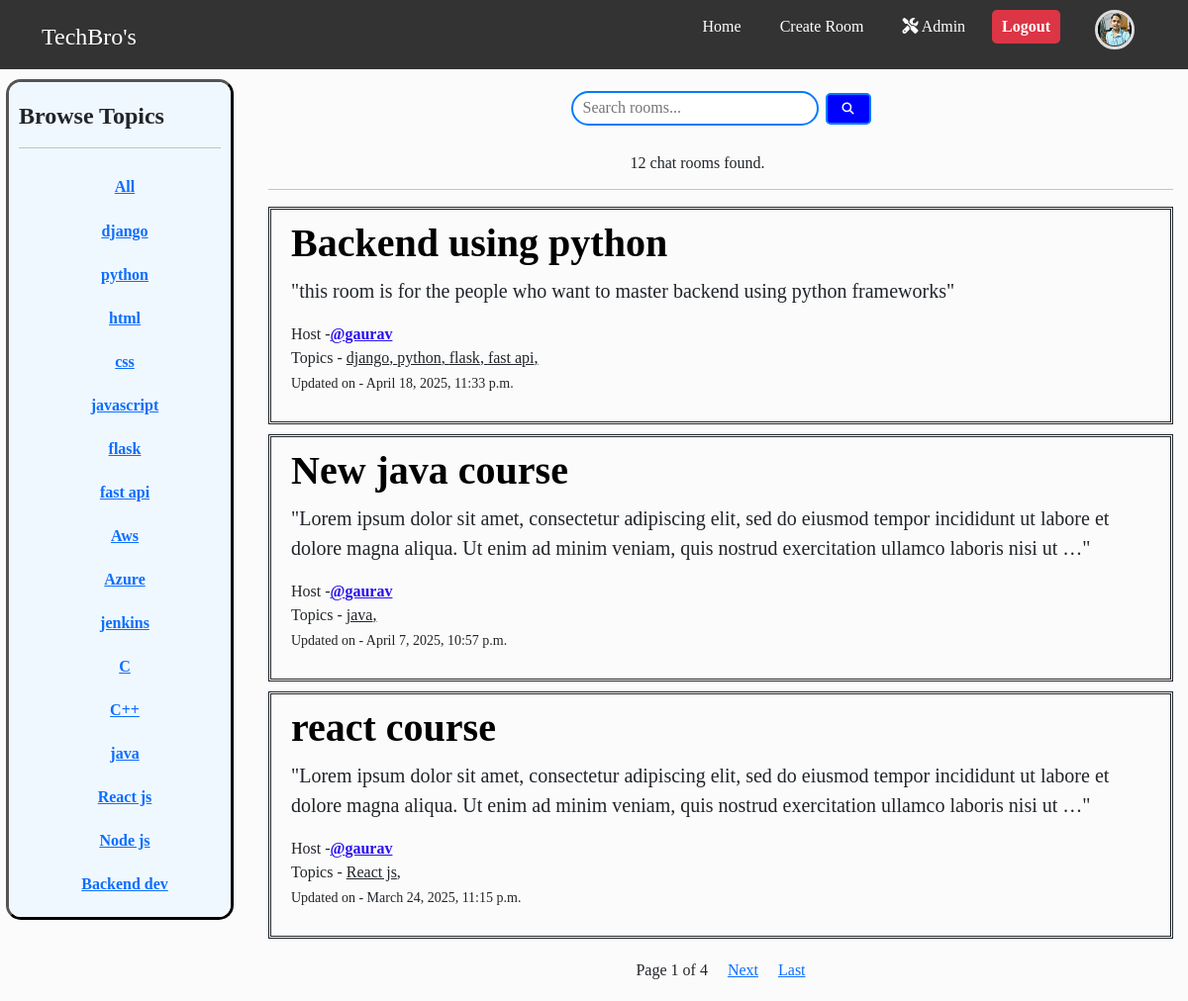
Before: / (signed in) with the older database file.
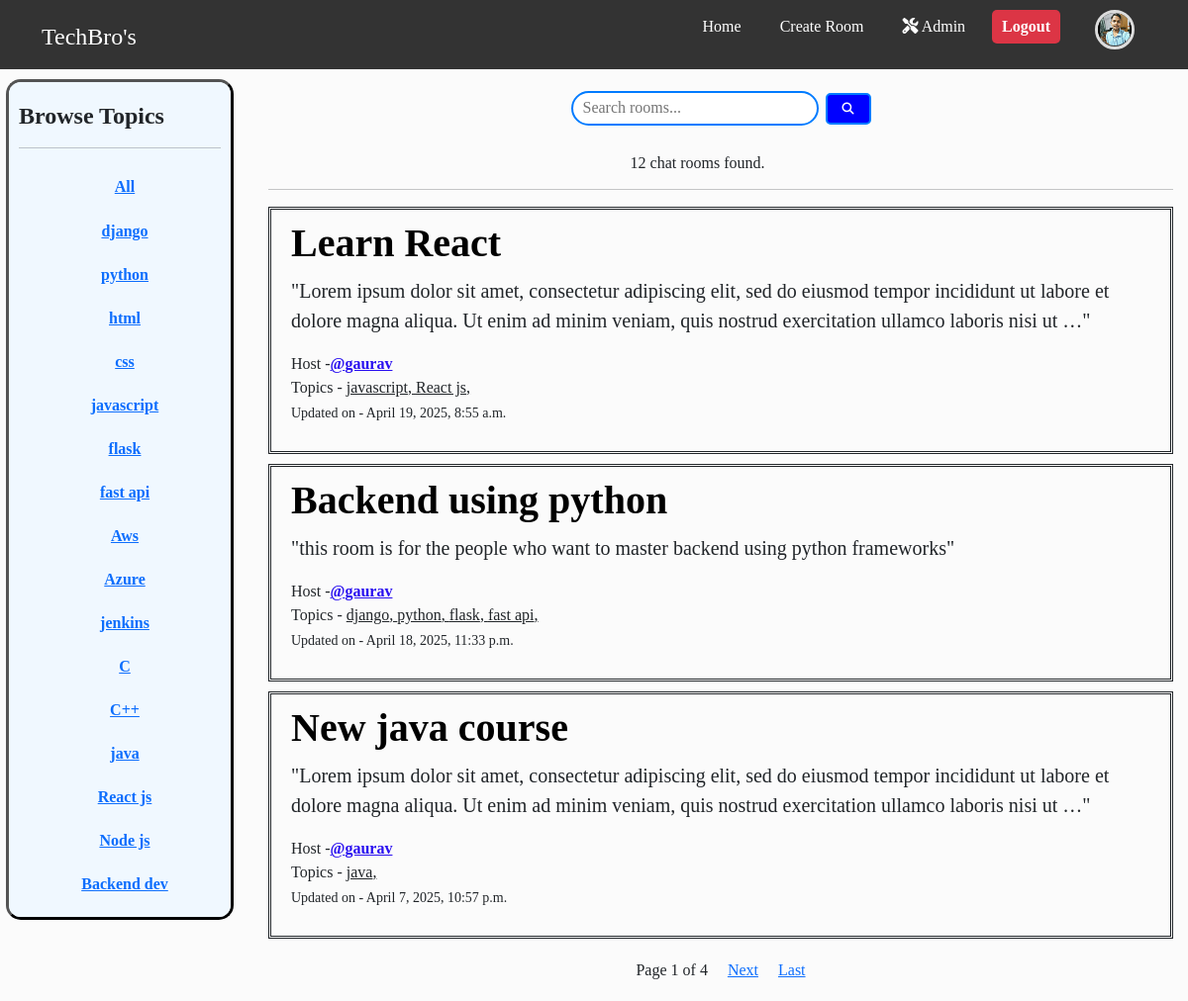
After: the same page with the newer database file.
### main/models.py (models this page shows, shortened)
class Topic(models.Model):
    name = models.CharField(max_length=200)
    def __str__(self):
        return self.name

class Room(models.Model):
    topics = models.ManyToManyField(Topic,related_name="rooms")
    host = models.ForeignKey(User,on_delete=models.SET_NULL,null=True)
    name = models.CharField(max_length=200,)
    description = models.TextField(null=True, blank=True)
    participants = models.ManyToManyField(User,related_name='joined_rooms',through='Membership')
    updated = models.DateTimeField(auto_now=True)
    created = models.DateTimeField(auto_now_add=True)
    class Meta():
        ordering = ['-updated','-created']

### main/views.py (the view)
# urls.py: 2. Add a URL to urlpatterns:  path('', views.home, name='home')
def home(request):
    q = request.GET.get('q') if request.GET.get('q') != None else ""
    rooms = Room.objects.prefetch_related('topics').filter(Q(topics__name__icontains=q) | Q(name__icontains =q ) | Q(description__icontains = q)).distinct()
    room_count = rooms.count()
    topics = Topic.objects.all()
    chat_messages = Message.objects.all().order_by('-updated','-created')
    page = request.GET.get('page',1)
    paginator = Paginator(rooms,3)
    try:
        rooms = paginator.page(page)
    except:
        rooms = paginator.page(1)
    context = {'rooms':rooms,'topics':topics,'room_count':room_count,'chat_messages':chat_messages ,'q':q}
    return render(request , 'home.html',context)

### templates/home.html (shortened to what this page needs)
{% extends "base.html" %}
{% block content %}
<div class="home-container">
    <aside class = 'left-sidebar'>
        {% include "topics_component.html" %}
    </aside>
    <main class ="main-feed">
        <div class="center-container">
            <form action={% url "home" %} method="GET"  >
                <input class="search-box" type="search" name="q" placeholder="Search rooms..." aria-label="Search">
                <button class="search-button" type="submit"><i class="fa-solid fa-magnifying-glass"></i></button>
            </form>
        </div>
        <h6 class="search-result">{{room_count}} chat rooms found.</h6>
        {% include "main_feed_component.html" %}
    </main>
</div>
{% endblock content %}

### templates/topics_component.html (shortened to what this page needs)
<!DOCTYPE html>
<html lang="en">
<head>
</head>
<body>
    <div class="topic-container">
    <h4 class='headings'>Browse Topics</h4>
        <hr>
        <div class="topic-list">
            <div class="topic-box">
                <a href="{% url "home" %}"  > <b>All</b></a>
            </div>
        </div>
        <div class="topic-list">
        {% for topic in topics  %}
            <div class="topic-box" >
                <a href="{% url "home" %}?q={{topic.name}} " ><b>{{topic.name}}</b></a>
            </div>
        {% endfor %}
        </div>
    </div>
</body>
</html>

### templates/main_feed_component.html (shortened to what this page needs)
<!DOCTYPE html>
<html lang="en">
<head>
</head>
<body>
    <hr>
    {% for room in rooms %}
        <div class="room-box">
            <h1 class='headings'><a href="{% url "room" room.id %}" >{{ room.name }}</a></h1>
            <p class="room-desc">"{{room.description|truncatechars:200 }}"</p>
            <span>Host -<a href="{% url "user-profile" room.host.id %}" class="user-name">@{{ room.host.username }}</a></span>
            <div>
                <span>Topics - </span>
                {% for topic in room.topics.all  %}
                <span style="text-decoration: underline;">{{topic}}, </span>
                {% endfor %}
            </div>
        <p><small>Updated on - {{ room.updated }}</small></p>
        </div>
    {% endfor %}
    <div class="pagination-option">
        <span>Page {{rooms.number}} of {{rooms.paginator.num_pages}}</span>
        {% if rooms.has_next %}
            <span><a href="?page={{ rooms.next_page_number }}&q={{ q }}">Next</a></span>
            <a href="?page={{ rooms.paginator.num_pages }}&q={{ q }}">Last</a>
        {% endif %}
    </div>
</body>
</html>

Changed rows visible on the page:
changed Room: name "react course" → "Learn React"; gains Topic (name "javascript"); updated "March 24, 2025, 11:15 p.m." → "April 19, 2025, 8:55 a.m."; moves up the list
